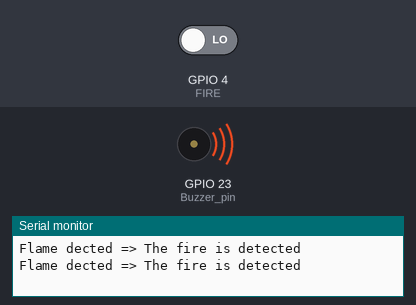
Bench run of a sketch on a simulated ESP32. Shown: buzzer (waves = sounding), the last lines printed to the serial monitor. Inputs (shaded band) come from the test bench; at power-on: GPIO 4 (FIRE) LOW.

Above: at 16.8 s.
16.9 s: GPIO 4 (FIRE) driven HIGH
At 24.4 s:
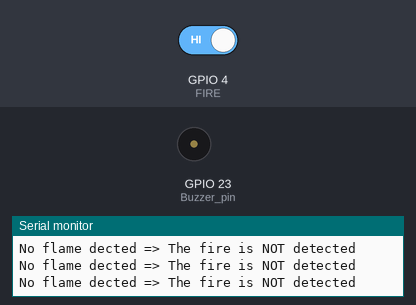
25.5 s: GPIO 4 (FIRE) driven LOW
At 26.7 s:
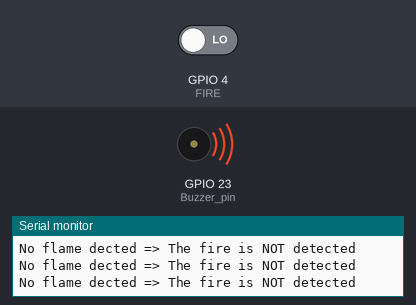
Timing chart, 0 to 28.5 s (numbered marks = the images above; inputs shaded):
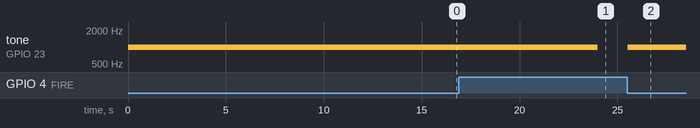

Measured:
- after the input at 16.9 s, tone on GPIO 23 (Buzzer_pin): 1000 Hz → silent after 7.1 s
- after the input at 25.5 s, tone on GPIO 23 (Buzzer_pin): silent → 1000 Hz at once

The sketch:

fire_and_buzzer.ino
```cpp
// void setup() {
//   // put your setup code here, to run once:
//   pinMode(Buzzer_pin, OUTPUT);

// }

// void loop() {
//   // put your main code here, to run repeatedly:
//   tone(Buzzer_pin, 1000);
//   delay(10000);

// }
/*
 * This ESP32 code is created by esp32io.com
 *
 * This ESP32 code is released in the public domain
 *
 * For more detail (instruction and wiring diagram), visit https://esp32io.com/tutorials/esp32-flame-sensor
 */
//INPUT PIN
int FIRE = 4;
int GAS = 22;
int LDR = 4;
int MOTION = 15;
int warm_up;

//OUTPUT PIN
int Buzzer_pin = 23;
int ldr_outputpin = 18;
int motion_outputpin = 22;

  // ESP32's pin GPIO13 connected to DO pin of the flame sensor

void setup() {
  // initialize serial communication
  Serial.begin(9600);
  // initialize the ESP32's pin as an input
  pinMode(FIRE, INPUT);
  //pinMode(GAS, INPUT);
  //pinMode(Buzzer_pin, OUTPUT);
  //pinMode(ldr_outputpin, OUTPUT);

  // pinMode(MOTION, INPUT);
  // Serial.begin(115200); /* Define baud rate for serial communication */
  // Serial.println("Waiting For Power On Warm Up");
  // delay(20000); /* Power On Warm Up Delay */
  // Serial.println("Ready!");


}

void loop() {
  int flame_state = digitalRead(FIRE);
  //int analogValue = analogRead(LDR);
  //int gas_state = digitalRead(GAS);

  if (flame_state == HIGH){
    noTone(Buzzer_pin);
    Serial.println("No flame dected => The fire is NOT detected");
  }
  else{
    tone(Buzzer_pin, 1000);
    delay(8000);

    Serial.println("Flame dected => The fire is detected");
  }

  //FOR LDR SENSOR
  //  if (analogValue < 1) {
  //   Serial.println(" => Light");
  //   digitalWrite(ldr_outputpin, HIGH);
  // } else if (analogValue < 2000) {
  //   Serial.println(" => Dim");
  //   digitalWrite(ldr_outputpin, HIGH);
  // } else if (analogValue < 2500) {
  //   digitalWrite(ldr_outputpin, HIGH);
  //   Serial.println(" => Light");
  // } else if (analogValue < 4096) {
  //   Serial.println(" => dark");
  //   digitalWrite(ldr_outputpin, LOW);
  // } else {
  //   Serial.println(" => dark");
  // }

  // // delay(1000);


  // int sensor_output;
  // sensor_output = digitalRead(MOTION);
  // if( sensor_output == LOW )
  // {
  //   if( warm_up == 1 )
  //    {
  //     Serial.print("Warming Up\n\n");
  //     warm_up = 0;
  //     //delay(2000);
  //   }
  //   Serial.print("No object in sight\n\n");
  //   //delay(1000);
  //   digitalWrite(motion_outputpin, LOW);
  // }
  // else
  // {

  //   Serial.print("Object detected\n\n");
  //   warm_up = 1;
  //   //delay(1000);
  //   digitalWrite(motion_outputpin, HIGH);
  // }

  //   if (flame_state == HIGH){
  //   noTone(Buzzer_pin);
  //   Serial.println("No flame dected => The fire is NOT detected");
  // }
  // else{
  //   tone(Buzzer_pin, 1000);
  //   delay(8000);

  //   Serial.println("Flame dected => The fire is detected");
  // }


}
```
